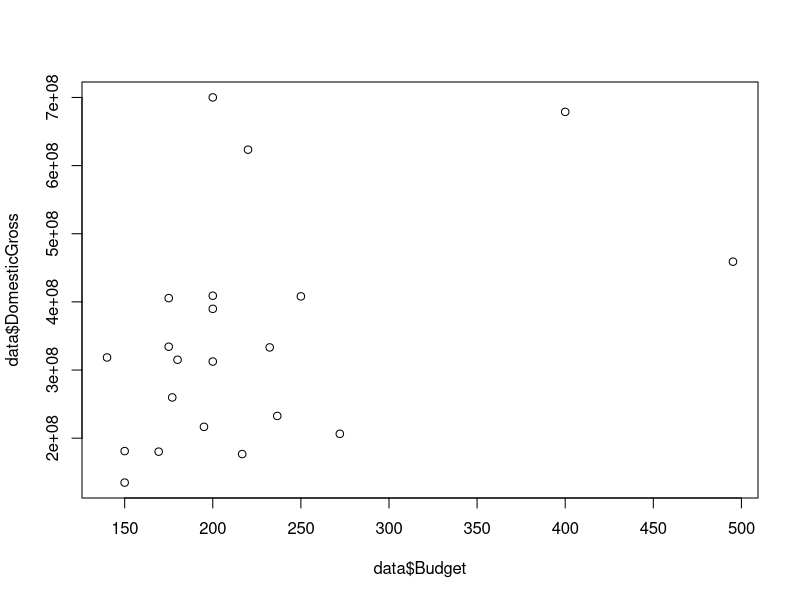
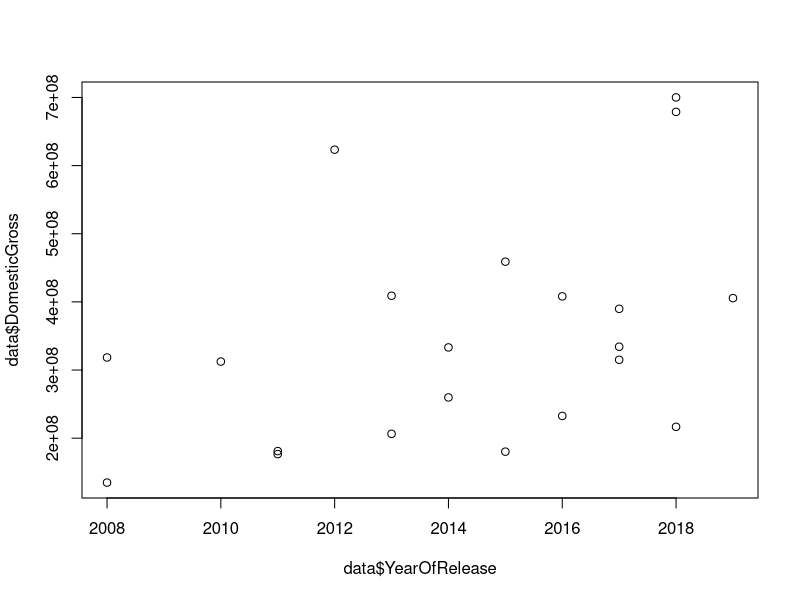
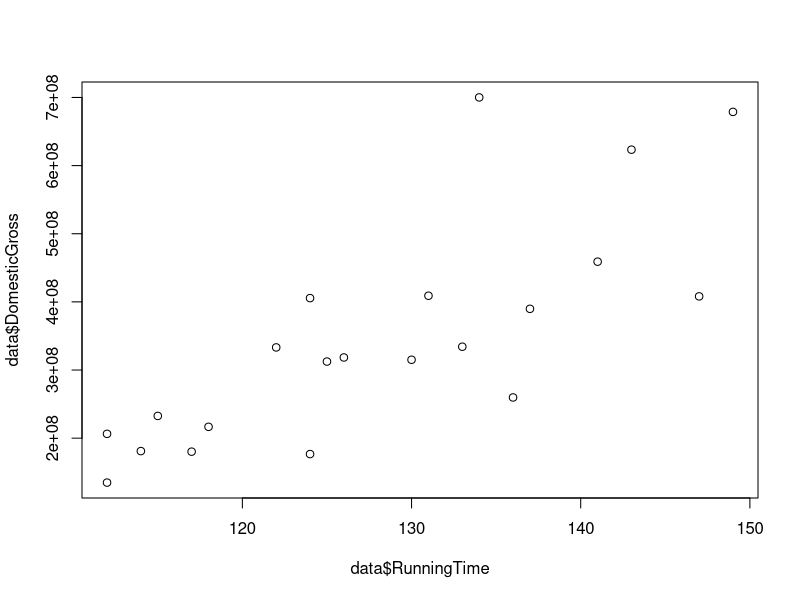
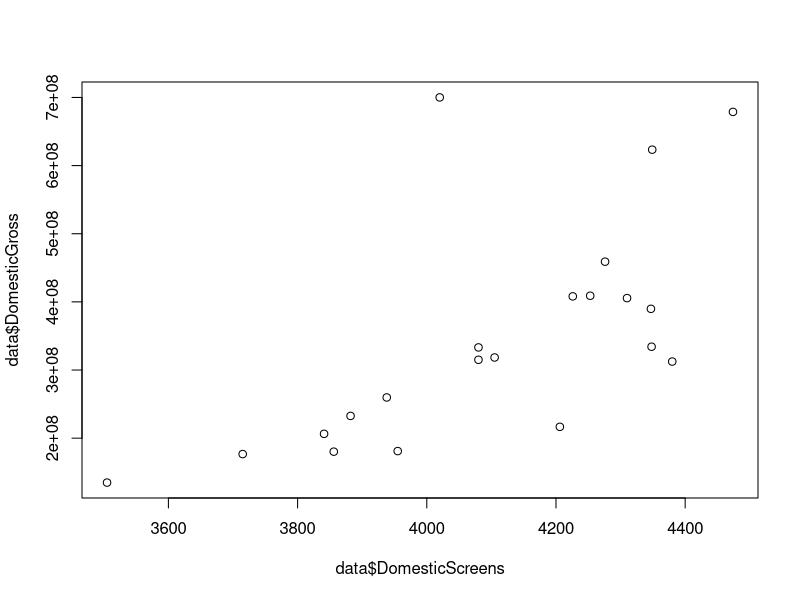
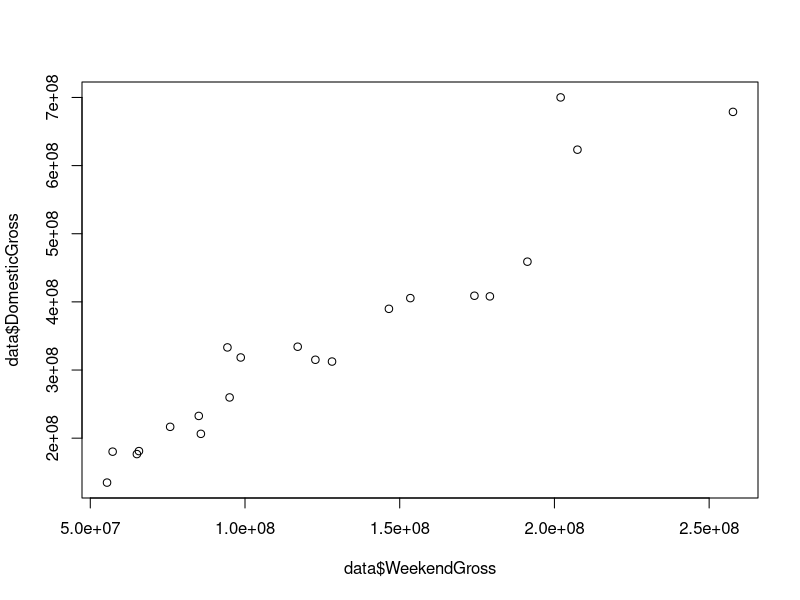

Source code (R) for these figures, in order:
# Please refer to my article at Linkedin for detailed explanation.
# The link to the article is https://www.linkedin.com/pulse/avengers-endgame-surpass-avatar-simple-regression-analysis-kumavat

# ------------- Part 1 - Predict DomesticGross of Avengers: Endgame ---------------------

rm(list = ls())

data = read.csv("MarvelUniverse.csv")
head(data)

dim(data)
str(data)

summary(data)

# Let's now load our test data.

data2 = read.csv("AvengersEndgame.csv")
head(data2)

# I must drop the redundant Movie variable. I'll also drop the 
# OverseasGross and WorldwideGross variables as they are not yet
# determined while we make predictions.

# Final train dataset
X = subset(data, select = -c(Movie,OverseasGross,WorldwideGross))

# Final test dataset
y = subset(data2, select = -c(Movie,OverseasGross,WorldwideGross,DomesticGross))

str(X)
str(y)

plot(data$Budget, data$DomesticGross) 
plot(data$YearOfRelease, data$DomesticGross) 
plot(data$RunningTime, data$DomesticGross) 
plot(data$DomesticScreens, data$DomesticGross) 
plot(data$WeekendGross, data$DomesticGross) 

#hist(data$Budget)
#hist(data$WeekendGross)

# Let's build our first model.

linearmodel = lm(DomesticGross ~ .,data = X)
summary(linearmodel)
# This is giving me ridiculous numbers. I hate it!

# Let's build our regression model to predict our response variable i.e DomesticGross
pred = predict(linearmodel, y)
head(pred)
# As dreaded, yes the prediction is absurd. "I honestly don't line this one!" ;)


# I now decide to keep it simple and select only the continious independent variables.

linearmodel2 = lm(DomesticGross ~ YearOfRelease + Budget + RunningTime + DomesticScreens +
                     WeekendGross, data = X)
summary(linearmodel2)

# Well.. "I like this one!" ;)


y = subset(data2, select = c(YearOfRelease, Budget, RunningTime, DomesticScreens,
                                WeekendGross))
#summary(y)

pred = predict(linearmodel2, y)
pred


# Predicting Avengers: Infinity war's domestic Gross.
#X
#dim(X)

# Removing Avengers: Infinity war from the train dataset.
X_new = X[-c(13),]
dim(X_new)

y_new = X[c(13),]
y_new

y_new = subset(y_new, select = c(YearOfRelease, Budget, RunningTime, DomesticScreens,
                                 WeekendGross))
y_new

linearmodel_new = lm(DomesticGross ~ YearOfRelease + Budget + RunningTime + DomesticScreens +
                    WeekendGross, data = X_new)
summary(linearmodel_new)


pred_new = predict(linearmodel_new, y_new)
pred_new



